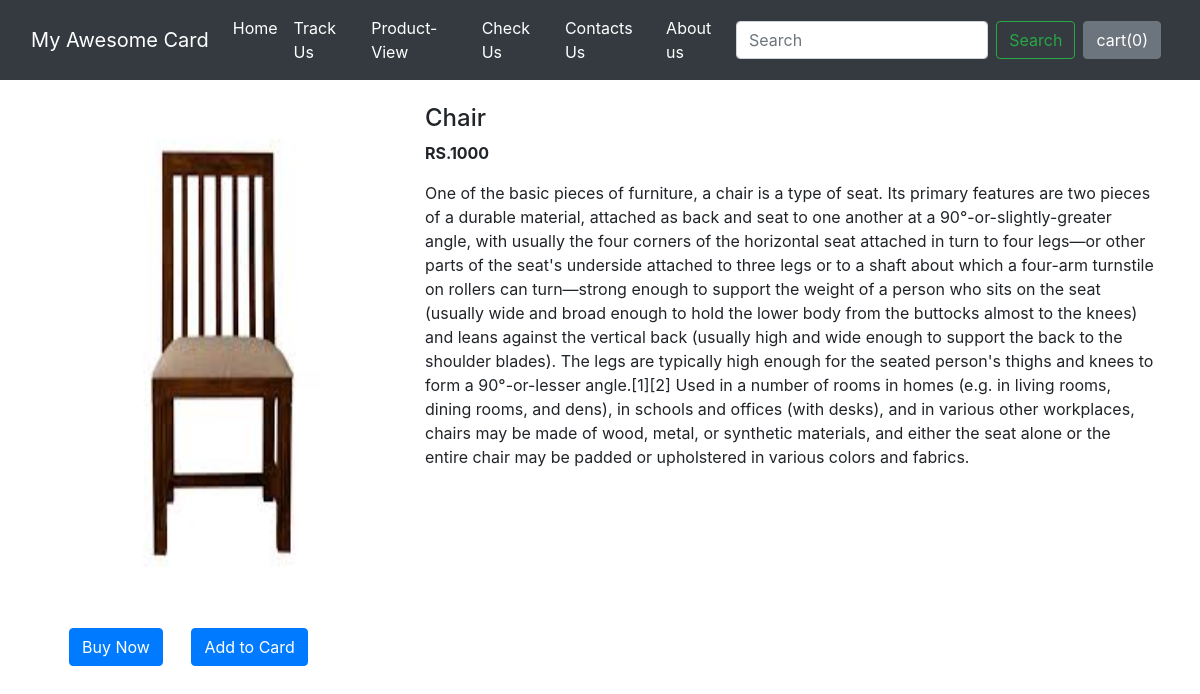
The page /shop/products/4 on the database its author committed.
### shop/models.py (models this page shows)
class product(models.Model):
    product_id = models.AutoField
    product_name = models.CharField(max_length=50)
    category = models.CharField(max_length=50, default="")
    subcategory = models.CharField(max_length=50, default="")
    price = models.IntegerField(default=0)
    desc = models.CharField(max_length=300000)
    pub_date = models.DateField()
    image = models.ImageField(upload_to="shop/images", default="")
    def __str__(self):
        return self.product_name

### shop/views.py (the view)
# urls.py: path("products/<int:myid>", views.productview, name="ProductView"),
def productview(request, myid):
    prod = product.objects.filter(id = myid)
    print(prod)
    return render(request,'shop/productview.html', {'product':prod[0]})

### shop/templates/shop/productview.html (shortened to what this page needs)
{% extends 'shop/base.html' %}
{% block body %}
<div class="container my-4">
    <div class="row">
        <div class="col-md-4">
            <div class="row">
                <img src="/media/{{product.image}}" height="500px" width="400px">
            </div>
            <button class="btn btn-primary mx-4 my-4">Buy Now</button>
            <button class="btn btn-primary my-4 ">Add to Card</button>
        </div>
        <div class="col-md-8 ">
            <h4>{{product.product_name}}</h4>
            <p><b>RS.{{product.price}}</b></p>
            <p>{{product.desc}}</p>
        </div>
    </div>
</div>
{%endblock %}

### rows shown on the page
product: image (picture), product_name "Chair", price "1000", desc "One of the basic pieces of furniture, a chair is a type of seat. Its primary features are two pieces of a durable material, attached as back and seat to one another at a 90°-or-slightly-greater angle, with usually the four corners of the horizontal seat attached in turn to four legs—or other parts of the seat's underside attached to three legs or to a shaft about which a four-arm turnstile on rollers can turn—strong enough to support the weight of a person who sits on the seat (usually wide and broad enough to hold the lower body from the buttocks almost to the knees) and leans against the vertical back (usually high and wide enough to support the back to the shoulder blades). The legs are…"
